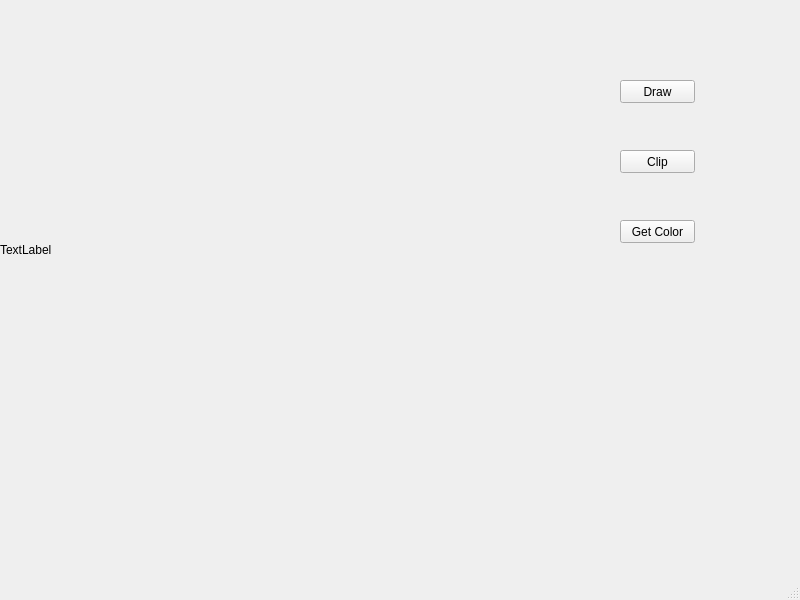
<?xml version="1.0" encoding="UTF-8"?>
<ui version="4.0">
 <class>MainWindow</class>
 <widget class="QMainWindow" name="MainWindow">
  <property name="geometry">
   <rect>
    <x>0</x>
    <y>0</y>
    <width>800</width>
    <height>600</height>
   </rect>
  </property>
  <property name="windowTitle">
   <string>MainWindow</string>
  </property>
  <widget class="QWidget" name="centralwidget">
   <widget class="QLabel" name="label">
    <property name="geometry">
     <rect>
      <x>0</x>
      <y>0</y>
      <width>500</width>
      <height>500</height>
     </rect>
    </property>
    <property name="text">
     <string>TextLabel</string>
    </property>
   </widget>
   <widget class="QPushButton" name="pushButton">
    <property name="geometry">
     <rect>
      <x>620</x>
      <y>80</y>
      <width>75</width>
      <height>23</height>
     </rect>
    </property>
    <property name="text">
     <string>Draw</string>
    </property>
   </widget>
   <widget class="QPushButton" name="pushButton_2">
    <property name="geometry">
     <rect>
      <x>620</x>
      <y>150</y>
      <width>75</width>
      <height>23</height>
     </rect>
    </property>
    <property name="text">
     <string>Clip</string>
    </property>
   </widget>
   <widget class="QPushButton" name="pushButton_3">
    <property name="geometry">
     <rect>
      <x>620</x>
      <y>220</y>
      <width>75</width>
      <height>23</height>
     </rect>
    </property>
    <property name="text">
     <string>Get Color</string>
    </property>
   </widget>
  </widget>
  <widget class="QMenuBar" name="menubar">
   <property name="geometry">
    <rect>
     <x>0</x>
     <y>0</y>
     <width>800</width>
     <height>21</height>
    </rect>
   </property>
  </widget>
  <widget class="QStatusBar" name="statusbar"/>
 </widget>
 <resources/>
 <connections/>
</ui>
